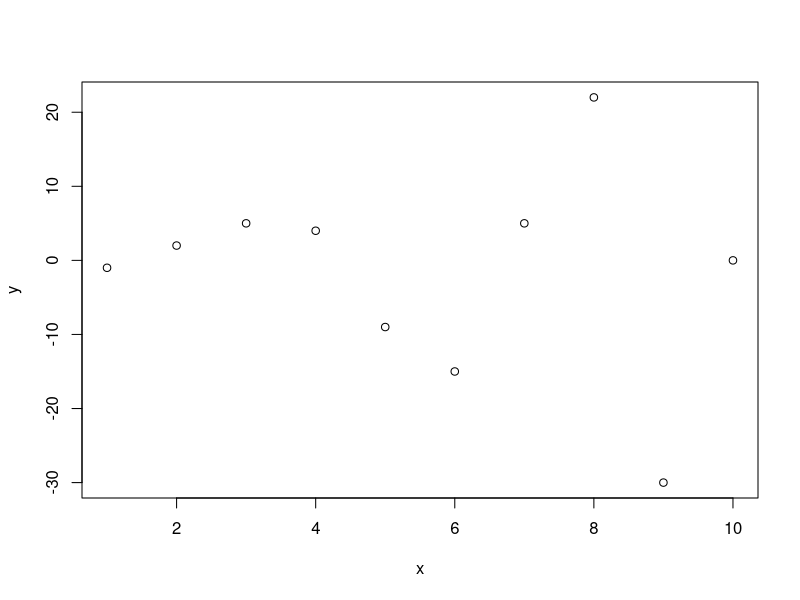
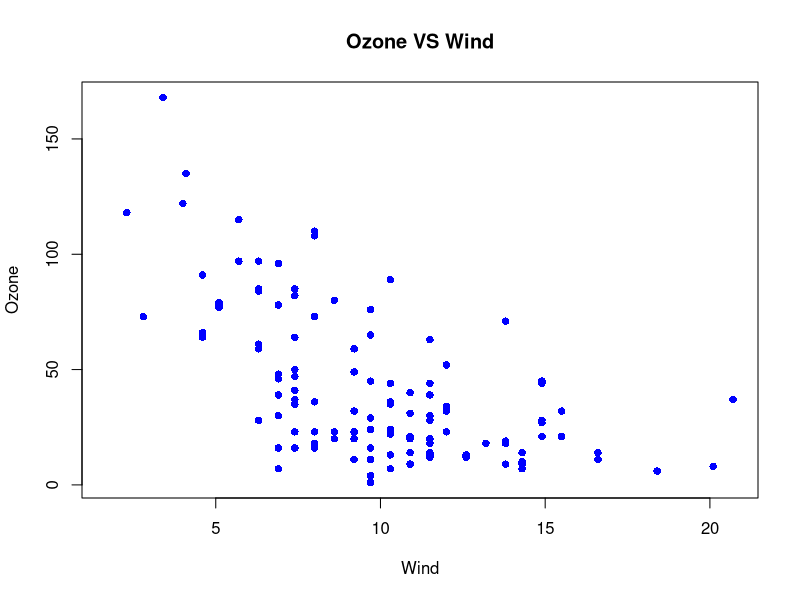

The R script that drew these images, in order:
# Scatterplots 

# simple scatterplot
x <- 1:10
y <- c(-1,2,5,4,-9,-15,5,22,-30,0)
plot(x,y)

library(datasets)

# add labels, real data
plot(x = airquality$Wind,
     y = airquality$Ozone,
     col = "blue",
     main = "Ozone VS Wind",
     xlab = "Wind",
     ylab = "Ozone",
     pch = 16)

# clear graphics
graphics.off()
